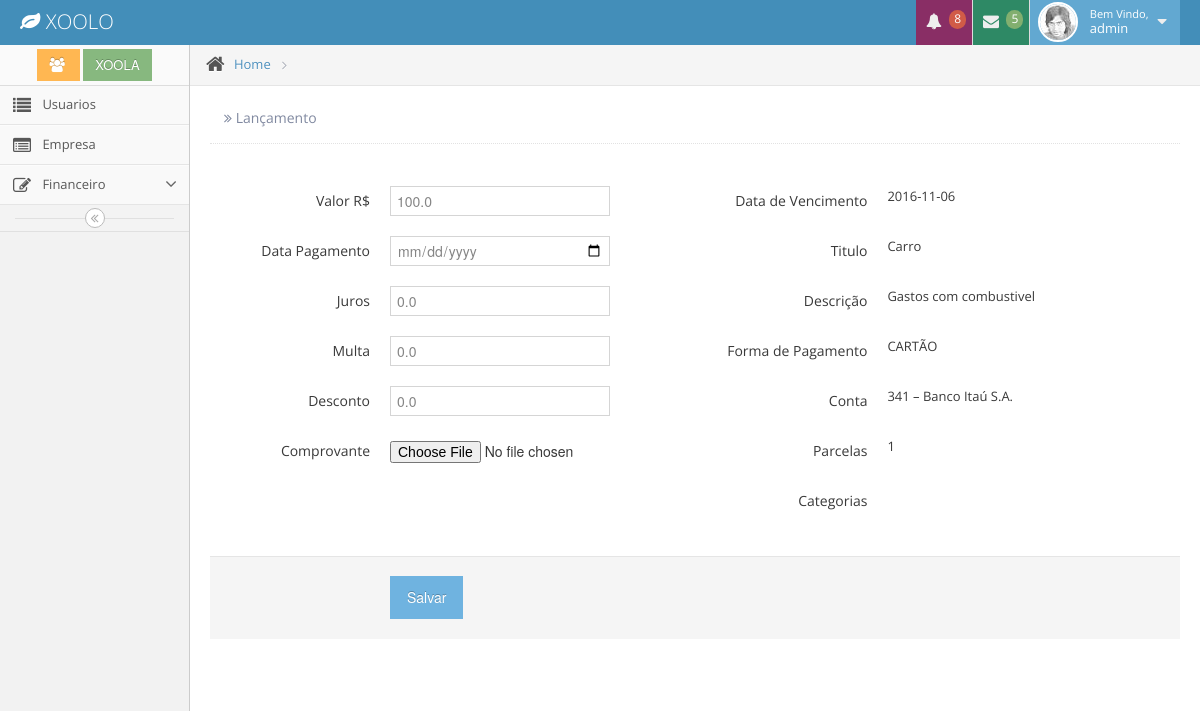
Page /movimentacao/realizado/5 (signed in) on the earlier database version.
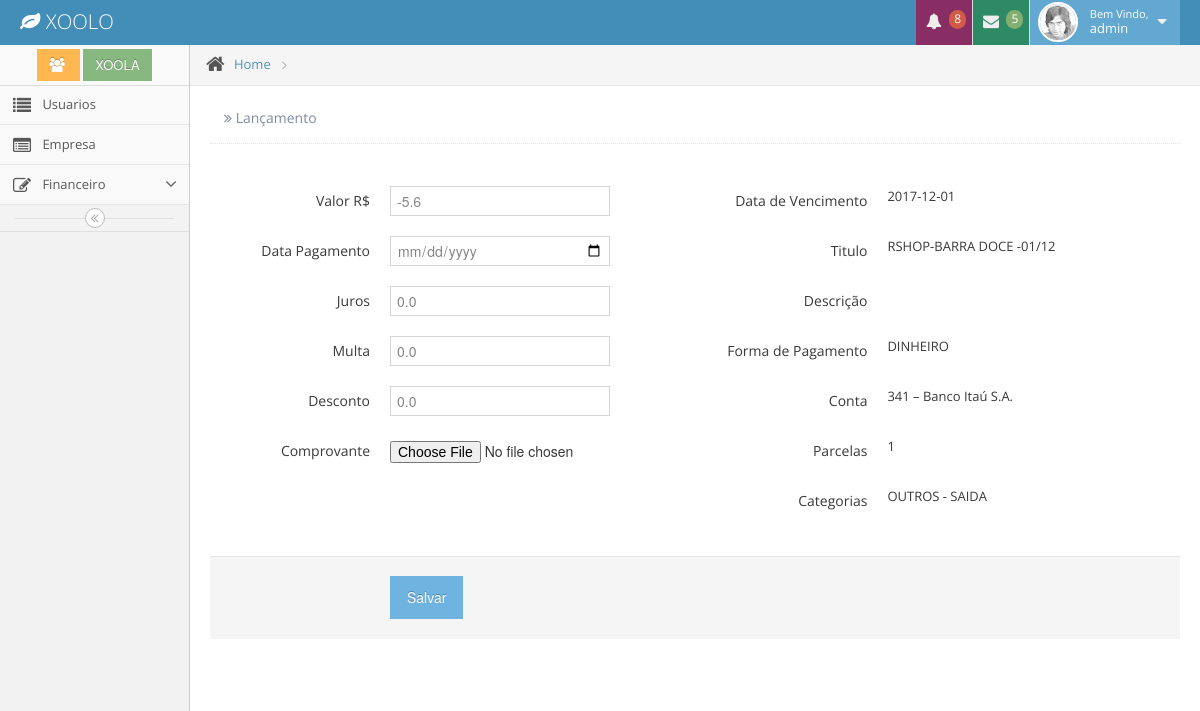
Same page on the later database version.
### app/model/__init__.py (models this page shows, shortened)
class Movimentacao(db.Model):
      id                = db.Column(db.Integer, primary_key=True)
      titulo            = db.Column(db.String(100), index=True)
      descricao         = db.Column(db.String(255), index=True)
      valor             = db.Column(db.Float)
      juros             = db.Column(db.Float,default=0)
      multa             = db.Column(db.Float,default=0)
      desconto          = db.Column(db.Float,default=0)
      data_v            = db.Column(db.Date)
      data_pagamento    = db.Column(db.Date)
      parcelas          = db.Column(db.Integer)
      parcelas_id       = db.Column(db.Integer)
      efetuado          = db.Column(db.Boolean)
      finalizada        = db.Column(db.Boolean, default=False)
      categoria_id      = db.Column(db.Integer, db.ForeignKey('categoria.id'))
      formapagamento_id = db.Column(db.Integer, db.ForeignKey('formapagamento.id'))
      empresa_id        = db.Column(db.Integer, db.ForeignKey('empresa.id'))
      conta_id          = db.Column(db.Integer, db.ForeignKey('conta.id'))
      docs              = db.relationship('Docs', secondary=Mov_Docs,  backref=db.backref('movimentacao',lazy='dynamic'))
      date_created      = db.Column(db.DateTime)
      date_modified     = db.Column(db.DateTime)

class Formapagamento(db.Model):
      id            = db.Column(db.Integer, primary_key=True)
      tipo          = db.Column(db.String(100))
      Movimentacao  = db.relationship('Movimentacao', backref='formapagamento', lazy='dynamic')
      date_created  = db.Column(db.DateTime)
      date_modified = db.Column(db.DateTime)

class Categoria(db.Model):
      id            = db.Column(db.Integer, primary_key=True)
      titulo        = db.Column(db.String(100), index=True)
      descricao     = db.Column(db.String(255), index=True)
      status        = db.Column(db.Integer)
      empresa_id    = db.Column(db.Integer, db.ForeignKey('empresa.id'))
      Movimentacao  = db.relationship('Movimentacao', backref='categoria', lazy='dynamic')
      Planejamento  = db.relationship('Planejamento', backref='categoria', lazy='dynamic')
      date_created  = db.Column(db.DateTime)
      date_modified = db.Column(db.DateTime)

### app/controllers/movimentacao/controllers.py (the view, shortened to what this page needs)
@movimentacao.route("/realizado/<int:mov_id>", methods = ["GET","POST"])
@login_required
def realizado(mov_id):
    mov = Movimentacao.query.get(mov_id)
    form = MovRealizadoForm(valor = mov.valor)
    return render_template("movimentacao/realizado.html",title='Lançamento', form=form, mov=mov)

### app/controllers/movimentacao/forms.py
class MovRealizadoForm(Form):
     valor           = FloatField('valor', validators=[DataRequired()])
     juros           = FloatField('juros', default=0.0)
     multa           = FloatField('multa', default=0.0)
     desconto        = FloatField('desconto', default=0.0)
     data_pagamento  = DateField("Pagamento", format="%d/%m/%Y",default=datetime.today, validators=[validators.DataRequired()])
     comprovante     =  FileField('comprovante')

### app/__init__.py (called while the page is built)
@app.context_processor
def utility_processor():
    def formatar_dinheiro(value):
        if type(value) == str:
           value = int(value)
        valor = format_decimal(value, format='#.##,##;(#)')
        return "R$ {}".format(valor)
    return dict(formatar_dinheiro=formatar_dinheiro)

### app/controllers/auth/controllers.py (called while the page is built)
@login_manager.user_loader
def user_loader(user_id):
    return Usuario.query.get(user_id)

### app/controllers/movimentacao/controllers.py (called while the page is built)
@movimentacao.context_processor
def dados():
    empresa = Empresa.query.get(session['empresa'])
    usuario = Usuario.query.get(current_user.id)
    hoje    = datetime.date.today()
    return dict(empresa=empresa.nome, usuario = usuario.nome, hoje=hoje)

### app/templates/movimentacao/realizado.html (shortened to what this page needs)
{% extends "layout/base.html" %}
{% block content %}
	<div class="form-horizontal">
    <form action="" method="post" name="realizado" enctype="multipart/form-data" class="form-horizontal">
      <p>
                 <br>
       </p>
          <div class="row-fluid">
            <div class="span6">
                 <div class="control-group">
					   <label class="control-label" for="form-field-1">Valor R$</label>
					  <div class="controls">
                     {{ form.valor }}
					  </div>
					</div>
				<div class="control-group">
					   <label class="control-label" for="form-field-1">Data Pagamento</label>
					  <div class="controls">
                       {{ form.data_pagamento}}
					  </div>
					</div>
               <div class="control-group">
					   <label class="control-label" for="form-field-1">Juros</label>
					  <div class="controls">
                       {{ form.juros}}
					  </div>
					</div>
                    <div class="control-group">
					   <label class="control-label" for="form-field-1">Multa</label>
					  <div class="controls">
                       {{ form.multa}}
					  </div>
					</div>
                    <div class="control-group">
					   <label class="control-label" for="form-field-1">Desconto</label>
					  <div class="controls">
                       {{ form.desconto}}
					  </div>
			  		</div>
			  		<div class="control-group">
					   <label class="control-label" for="form-field-1">Comprovante</label>
					  <div class="controls">
                     {{ form.comprovante }}
					  </div>
			</div>
            </div>
            <div class="span6">
               <div class="control-group">
					   <label class="control-label" for="form-field-1">Data de Vencimento</label>
					  <div class="controls">
                        {{ mov.data_v}}
					  </div>
					</div>
               <div class="control-group">
					   <label class="control-label" for="form-field-1">Titulo</label>
					  <div class="controls">
                         {{ mov.titulo}}
					  </div>
					</div>
               <div class="control-group">
					   <label class="control-label" for="form-field-1">Descrição</label>
					  <div class="controls">
                       {{ mov.descricao}}
					  </div>
              </div>
               <div class="control-group">
					   <label class="control-label" for="form-field-1">Forma de Pagamento</label>
					  <div class="controls">
                        {{ mov.formapagamento.tipo  }}
					  </div>
					</div>
               <div class="control-group">
					   <label class="control-label" for="form-field-1">Conta</label>
					  <div class="controls">
                         {{ mov.conta.banco }}
					  </div>
					</div>
               <div class="control-group">
					   <label class="control-label" for="form-field-1">Parcelas</label>
					  <div class="controls">
                        {{ mov.parcelas }}
					  </div>
					</div>
               <div class="control-group">
					   <label class="control-label" for="form-field-1">Categorias</label>
					  <div class="controls">
                       {{ mov.categoria.titulo}}
					  </div>
					</div>
             </div>
            </div>
               <div class="form-actions">
	  				<input type="submit" value="Salvar" class="btn btn-info">
              </div>
      </form>
</div>
{% endblock %}

Differences in the rows shown:
no longer on this page (row unchanged): Formapagamento: formapagamento.tipo "CARTÃO"
changed Movimentacao: valor "100.0" → "-5.6"; data_v "2016-11-06" → "2017-12-01"; titulo "Carro" → "RSHOP-BARRA DOCE -01/12"; descricao "Gastos com combustivel" → (not shown)
now on this page (row unchanged): Formapagamento: formapagamento.tipo "DINHEIRO"
now on this page (row edited): Categoria: categoria.titulo "OUTROS - SAIDA"
